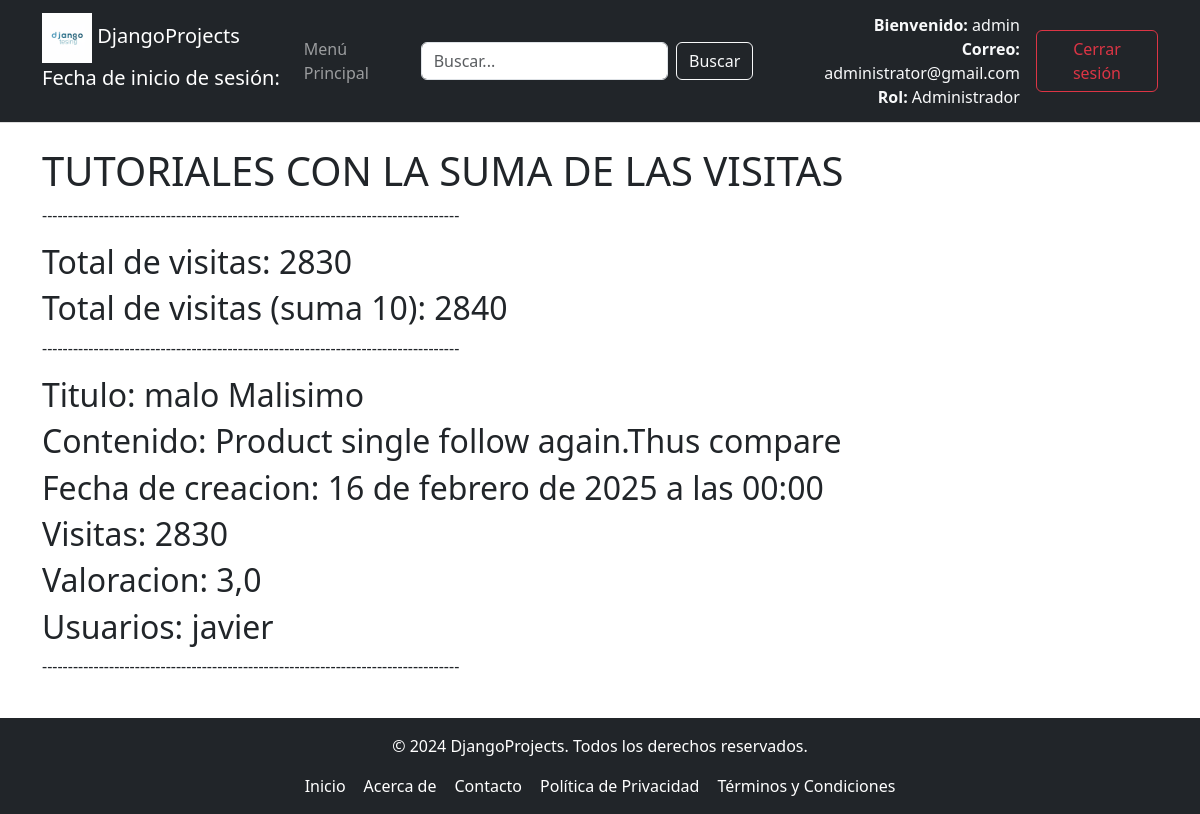
Screenshot of /Tutorial/Total_visitas (signed in) with the database file from the repository.
### tutorial/models.py (models this page shows, shortened)
class Usuario(AbstractBaseUser, PermissionsMixin):
    ADMINISTRADOR = 1
    PROFESOR = 2
    ESTUDIANTE = 3
    ROLES = (
        (ADMINISTRADOR, 'administrador'),
        (PROFESOR, 'profesor'),
        (ESTUDIANTE, 'estudiante'),
    )
    email = models.EmailField(unique=True)
    nombre = models.CharField(max_length=30)
    fecha_Registro = models.DateField(null=True, blank=True)
    puntuacion = models.DecimalField(max_digits=3, decimal_places=1, default=0.0)
    es_activo = models.BooleanField(default=True)
    is_staff = models.BooleanField(default=False)  # Aquí está el campo
    is_superuser = models.BooleanField(default=False)  # Aquí está el campo
    rol = models.PositiveSmallIntegerField(choices=ROLES, default=ADMINISTRADOR)
    imagen = models.ImageField(upload_to='imagenes/', null=True, blank=True)
    USERNAME_FIELD = 'email'  # Campo único para autenticación
    REQUIRED_FIELDS = ['nombre']  # Campos obligatorios para createsuperuser
    objects = UsuarioManager()  # Asegúrate de que el manager esté asignado correctamente

class Tutorial(models.Model):
    titulo = models.CharField(max_length=50)
    contenido = models.TextField()
    fecha_Creacion = models.DateTimeField()
    visitas = models.IntegerField()
    valoracion = models.DecimalField(max_digits=3, decimal_places=1)
    usuario = models.ForeignKey(Usuario, on_delete=models.CASCADE, related_name="usuario_del_tutorial")

### tutorial/views.py (the view)
# urls.py: path('Tutorial/Total_visitas', views.total_visitas, name = 'total_visitas'),
def total_visitas (request):
    tutorial = Tutorial.objects.select_related("usuario").prefetch_related(
        Prefetch('categoria_del_tutorial'),
        Prefetch('Etiquetas_del_tutorial'),
        Prefetch('Tutoriales_cursos')
    )
    total_visitas = tutorial.aggregate(total_visitas=Sum('visitas'))
    return render(request, 'Tutorial/total_visitas.html', {"tutoriales_mostrar": tutorial, "total_visitas": total_visitas['total_visitas']})

### tutorial/templates/Tutorial/total_visitas.html
{% extends "Padre.html" %}
{% block cabecera %}
<h1>TUTORIALES CON LA SUMA DE LAS VISITAS</h1>
<p>---------------------------------------------------------------------------------</p>
<h2>Total de visitas: {{ total_visitas }}</h2>
{% if total_visitas != 0 %}
{% if total_visitas >= 100 %}
    <h2>Total de visitas (suma 10): {{ total_visitas|add:10 }}</h2>
{% elif total_visitas <= 99 and total_visitas > 50 %}
    <h2>Total de visitas (resta 5): {{ total_visitas|add:"-5" }}</h2>
{% elif total_visitas < 9 %}
    <h2>Total de visitas (es menor que 9): {{ total_visitas }}</h2>
{% elif total_visitas|divisibleby:2 %}
    <h2>Total de visitas (es par): {{ total_visitas }}</h2>
{% else %}
    <h2>Total de visitas (no es divisible por 2 ni menor que 9): {{ total_visitas }}</h2>
{% endif %}
{% endif %}
<p>---------------------------------------------------------------------------------</p>
{% endblock %}
{% block contenido %}
    {% for tutorial in tutoriales_mostrar %}
        {% include "Tutorial/tutorialVisitas.html" %}
    {% endfor %}
{% endblock %}

### tutorial/templates/Padre.html (shortened to what this page needs)
<!DOCTYPE html>
<html lang="es">
  <head>
    {% load django_bootstrap5 %}
    {% load static %}
    <link rel="stylesheet" type="text/css" href="{% static 'css/EstiloTemplate.css' %}">
    <link href="https://cdn.jsdelivr.net/npm/bootstrap@5.3.0/dist/css/bootstrap.min.css" rel="stylesheet">
  </head>
  <body>
    <nav class="navbar navbar-expand-lg navbar-dark bg-dark">
      <div class="container">
        <a class="navbar-brand" href="#">
          <img src="{% static 'imagenes/django.png' %}" alt="Logo de Django" class="logo" style="width: 50px;">
          DjangoProjects
          {% if user.is_authenticated %}
              <p>Fecha de inicio de sesión: {{ user.fecha_inicio_sesion }}</p>
          {% else %}
              <p>No has iniciado sesión</p>
          {% endif %}
        </a>
        <div class="collapse navbar-collapse" id="navbarNav">
          {% include "MenuNavegacion.html" %}
          <form class="d-flex ms-auto me-3" method="GET" action="{% url 'buscar' %}">
            <input class="form-control me-2" type="search" placeholder="Buscar..." aria-label="Search" name="query">
            <button class="btn btn-outline-light" type="submit">Buscar</button>
          </form>
          <div class="d-flex align-items-center ms-auto">
            {% if user.is_authenticated %}
              <div class="text-light text-end me-3">
                <p class="mb-0"><strong>Bienvenido:</strong> {{ user.nombre }}</p>
                <p class="mb-0"><strong>Correo:</strong> {{ user.email }}</p>
                <p class="mb-0"><strong>Rol:</strong>
                  {% if user.rol == 2 %}
                    Profesor
                  {% elif user.rol == 3 %}
                    Estudiante
                  {% else %}
                    Administrador
                  {% endif %}
                </p>
              </div>
              <form method="post" action="{% url 'logout' %}" style="display: inline;">
                <button class="btn btn-outline-danger" type="submit">Cerrar sesión</button>
              </form>
            {% else %}
              <a class="btn btn-outline-warning me-2" href="{% url 'login' %}">Iniciar sesión</a>
              <a class="btn btn-outline-primary" href="{% url 'registrar_usuario' %}">Registrarse</a>
            {% endif %}
          </div>
        </div>
      </div>
    </nav>
    <div class="container mt-4">
      {% block cabecera %}
      {% endblock %}
      {% block contenido %}
      {% endblock %}
    </div>
    {% include "Footer.html" %}
  </body>
</html>

### tutorial/templates/Tutorial/tutorialVisitas.html
<div>
    <h2>Titulo: {{ tutorial.titulo }}</h2>
    <h2>Contenido: {{ tutorial.contenido }}</h2>
    <h2>Fecha de creacion: {{ tutorial.fecha_Creacion }}</h2>
    <h2>Visitas: {{ tutorial.visitas }}</h2>
    <h2>Valoracion: {{ tutorial.valoracion }}</h2>
    <h2>Usuarios: {{ tutorial.usuario.nombre }}</h2>
    <p>---------------------------------------------------------------------------------</p>
</div>

### tutorial/static/css/EstiloTemplate.css (style rules this page uses)
html, body { height: 100%; margin: 0; padding: 0; font-family: Arial, sans-serif; display: flex; flex-direction: column; }
.container { flex: 1; width: 80%; margin: 0 auto; }
.navbar { display: flex; align-items: center; background-color: #f2f2f2; padding: 10px 20px; border-bottom: 1px solid #ddd; }
.logo { width: 150px; height: auto; }
img { max-width: 100%; height: auto; }

### rows the page displays
Usuario: nombre "admin", email "administrator@gmail.com"
Tutorial: titulo "malo Malisimo", contenido "Product single follow again.Thus compare", fecha_Creacion "16 de febrero de 2025 a las 00:00", visitas "2830", valoracion "3,0", usuario.nombre "javier"

### other values shown
{{ total_visitas }} "2830"
{{ total_visitas|add:10 }} "2840"
